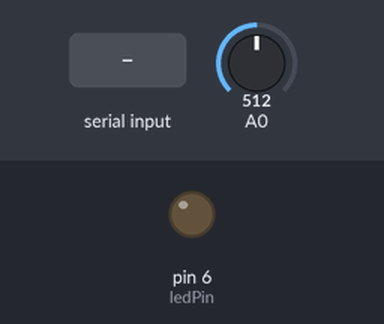
Bench run of a sketch on a simulated Arduino Uno, built with avr-gcc and run on an emulated ATmega328P. On the bench: output pins drawn as LEDs (lit = HIGH). Inputs (shaded band) come from the test bench; at power-on: A0 = 512. What the sketch prints to the serial monitor is not drawn.

Above: at 1.2 s.
1.3 s: "H" received over Serial
At 1.6 s:
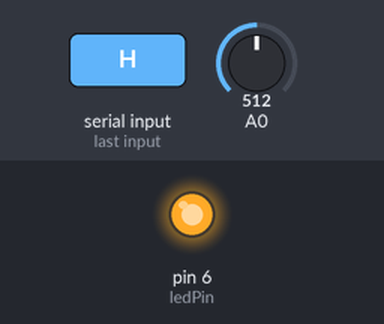
2.8 s: "L" received over Serial
At 4.1 s:
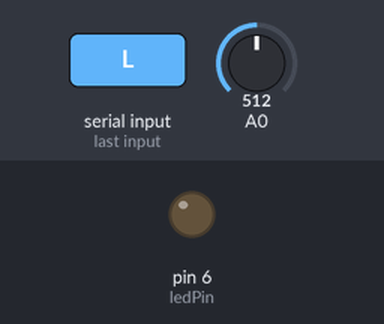
Timing chart, 0 to 5.8 s (numbered marks = the images above; inputs shaded):
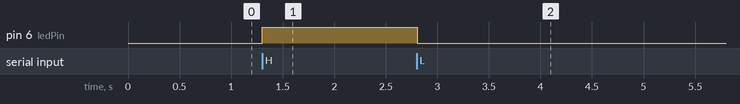

Measured:
- after the input at 1.3 s, pin 6 (ledPin): LOW → HIGH at once
- after the input at 2.8 s, pin 6 (ledPin): HIGH → LOW at once

The sketch:

minigame.ino
```cpp
const int ledPin = 6; // the pin that the LED is attached to
int key = 4;          // pin that the button is attached to
int incomingByte;      // a variable to read incoming serial data into

void setup() {
  // initialize serial communication:
  Serial.begin(9600);
  // initialize the LED pin as an output:
  pinMode(ledPin, OUTPUT);
  pinMode(key, INPUT);
}

void loop() {
  // see if there's incoming serial data:
  if (Serial.available() > 0) {
    // read the oldest byte in the serial buffer:
    incomingByte = Serial.read();
    // if it's a capital H (ASCII 72), turn on the LED:
    if (incomingByte == 'H') {
      digitalWrite(ledPin, HIGH);
    }
    // if it's an L (ASCII 76) turn off the LED:
    if (incomingByte == 'L') {
      digitalWrite(ledPin, LOW);
    }
  }
  // send the value of analog input 0:
  Serial.println(analogRead(A0));
  // wait a bit for the analog-to-digital converter to stabilize after the last
  // reading:
  delay(2);
}
```
